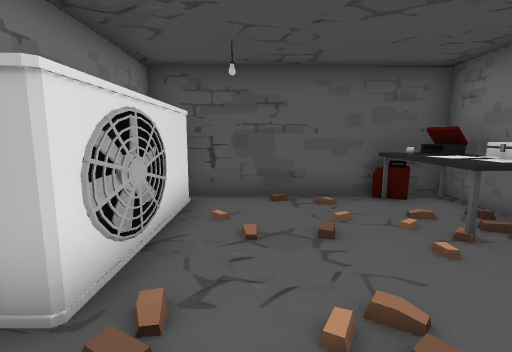
view 1 (above)

17 first-person views from a walk through a Unity game level. The camera is 1.4 m above the floor, tilts 8° down and sees 85° across. The floor is counted in squares, 1 m on a side. Each view is taken from the middle of a square. On the plan, view 1 faces up. The plan holds only what a view shows up to about 14 squares ahead; the rest is blank. The place goes on beyond the plan. The player is left out.

view 2
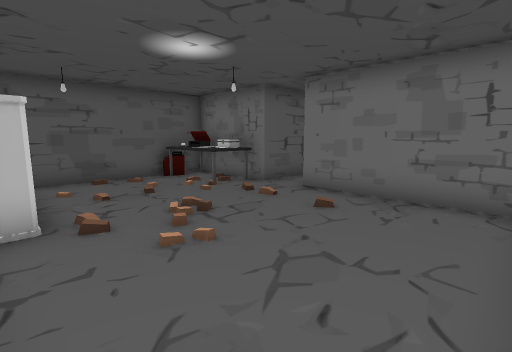

view 3
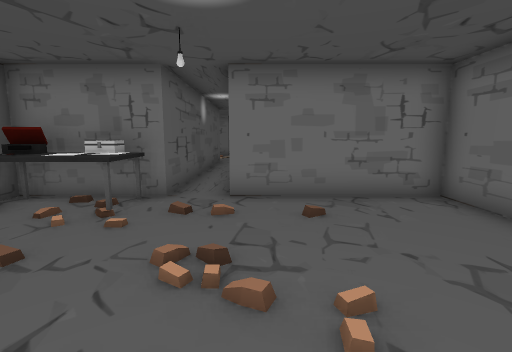

view 4
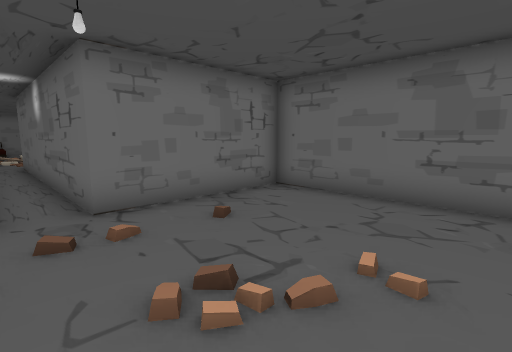

view 5
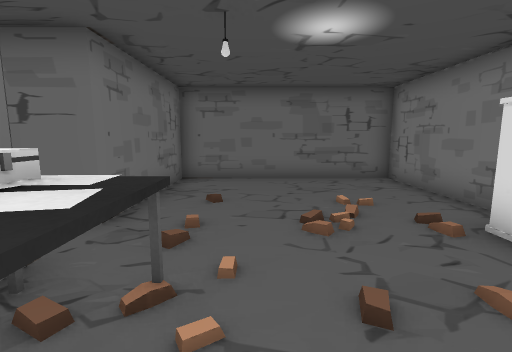

view 6
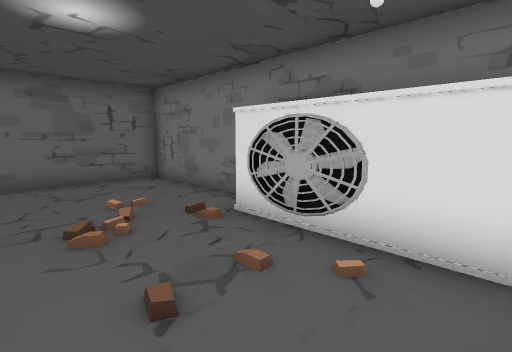

view 7
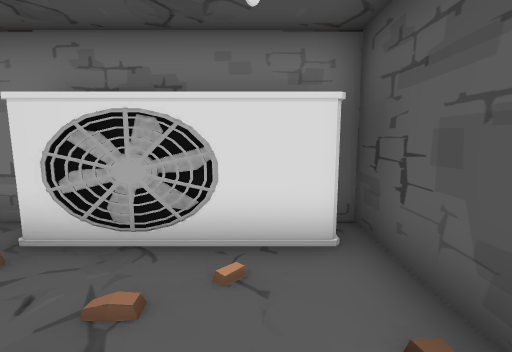

view 8
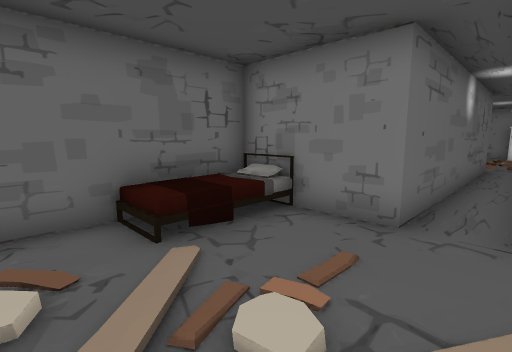

view 9
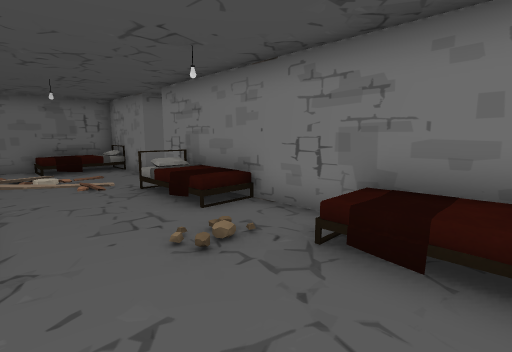

view 10
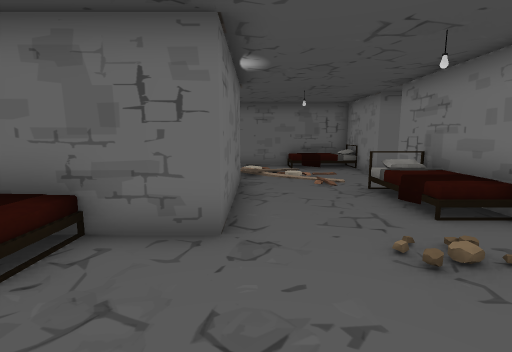

view 11
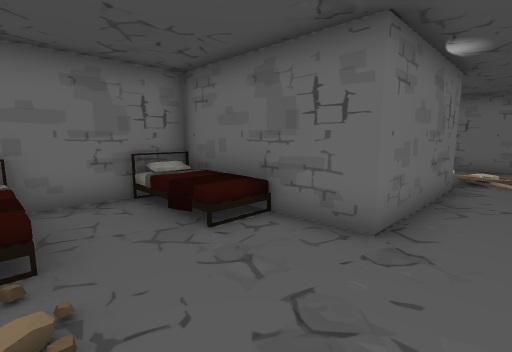

view 12
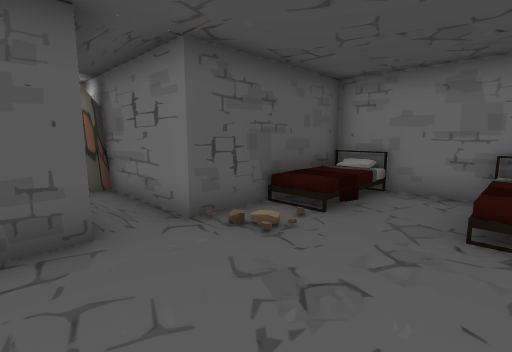

view 13
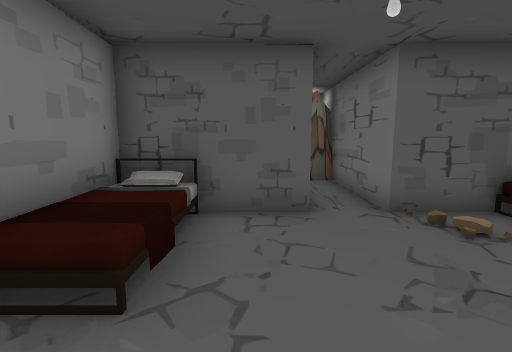

view 14
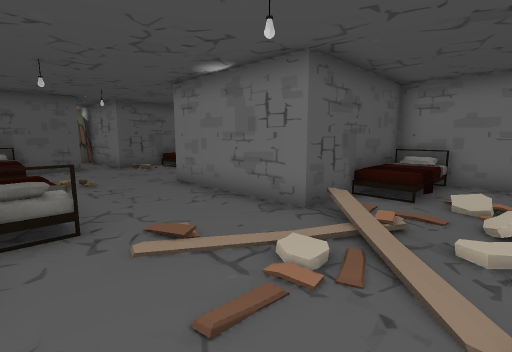

view 15
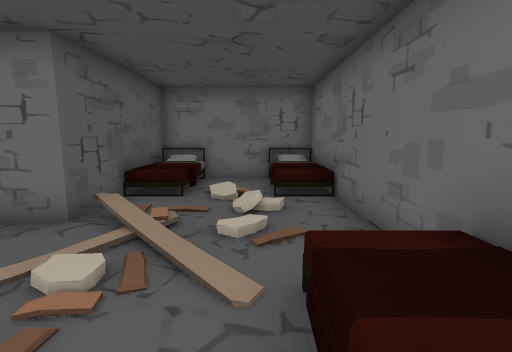

view 16
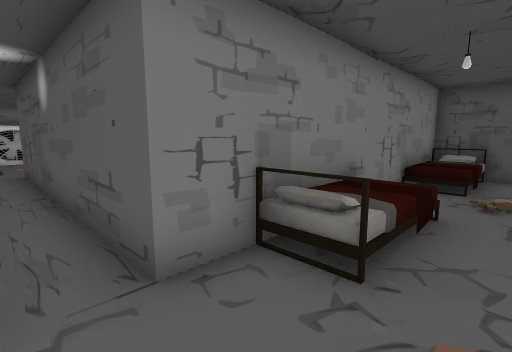

view 17
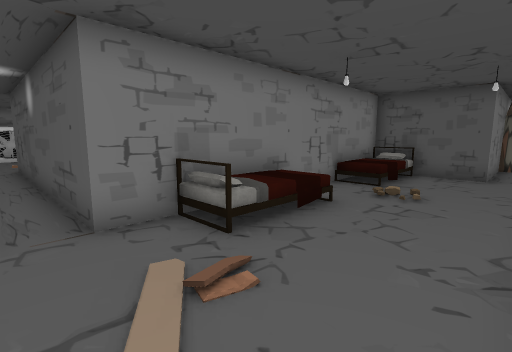

### Floor plan
Key: @ floor where view 1 was taken; # wall or solid block; . main floor; : floor 0.5 m higher than the main floor; / step, stairs or slope; = window, fence, low wall or low ledge; M medkit; B bed; O other object.
Columns run from 3 left of view 1 to 25 right of it. Each row starts with its distance up from view 1.
 18                      O
 17                      OOO
 16                      #.#
 15                      #.#
 14                      #.#
 13                  #####.######
 12                  #BB...//::/#
 11                  #BB........#
 10                  #BB........#
  9                  #.......::/#
  8                  #.....######
  7 #########        #BB...#
  6 #O# ..OO#        #BB...#
  5  OO...OO#        =BB...#
  4  OO//.OM#        #../..#
  3  O......##########../..######
  2  O/./................//..OBB#
  1 #.//....##########.../../...#
  0 #..@....#        #..B.////..#
 -1 #.......#        BBBB....:  #
 -2 #.......#        ############
 -3 #.......#
 -4 #########

Positions as (right, up) in squares from view 1, and headings:
1: (0, 0), facing up
2: (-2, -3), facing up-right
3: (-2, 1), facing right
4: (-1, 3), facing down-right
5: (2, 6), facing down
6: (2, 6), facing down-left
7: (2, 5), facing left
8: (19, 3), facing down-left
9: (19, 12), facing down-left
10: (19, 12), facing down
11: (18, 12), facing down-right
12: (17, 9), facing up-right
13: (17, 8), facing up
14: (15, 0), facing up-right
15: (15, 0), facing right
16: (17, 2), facing up-left
17: (19, 2), facing up-left
